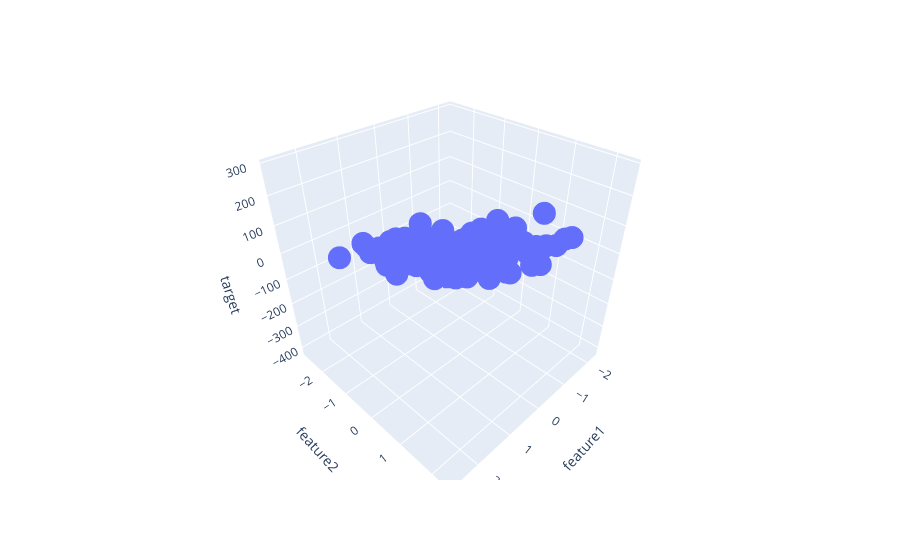

The cell this chart's notebook holds for it:
### Code cell
import plotly.express as px
px.scatter_3d(df,x='feature1',y='feature2',z='target')

### Figure 1 — Plotly figure (JSON) as saved in the notebook; plotly's stock layout.template omitted (floating-point values rounded to 4 significant figures; data arrays with more than 128 entries replaced by an {"elided": "..."} marker saying what was removed)
{"data": [{"hovertemplate": "feature1=%{x}<br>feature2=%{y}<br>target=%{z}<extra></extra>", "legendgroup": "", "marker": {"color": "#636efa", "symbol": "circle"}, "mode": "markers", "name": "", "scene": "scene", "showlegend": false, "type": "scatter3d", "x": {"elided": "150 float values"}, "y": {"elided": "150 float values"}, "z": {"elided": "150 float values"}}], "layout": {"legend": {"tracegroupgap": 0}, "margin": {"t": 60}, "scene": {"domain": {"x": [0, 1], "y": [0, 1]}, "xaxis": {"title": {"text": "feature1"}}, "yaxis": {"title": {"text": "feature2"}}, "zaxis": {"title": {"text": "target"}}}}}
